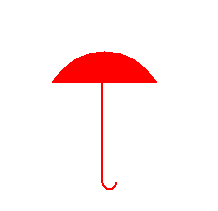

Generate this figure with Python:
"""
   小红伞.py
"""
import turtle

def draw_pattern():
    """
       画填充圆弧
    """
    turtle.begin_fill()       # 开始填充
    turtle.fd(100)            # 前进100个单位
    turtle.left(120)          # 左转120度
    turtle.circle(60,120)     # 画半径为60度数为120的圆弧
    turtle.end_fill()         # 结束填充  
    turtle.left(120)          # 左转120度

turtle.width(2)               # 设定画笔宽度为2
turtle.speed(1)               # 设定移动速度为1
turtle.color('red')           # 设定颜色为红色
draw_pattern()                # 画填充圆弧
turtle.fd(50)                 # 前进50个单位
turtle.right(90)              # 右转90度 
turtle.fd(100)                # 前进100个单位
turtle.circle(7,180)          # 画半圆
turtle.ht()                   # 隐藏海龟
turtle.done()                 # 事件循环 
